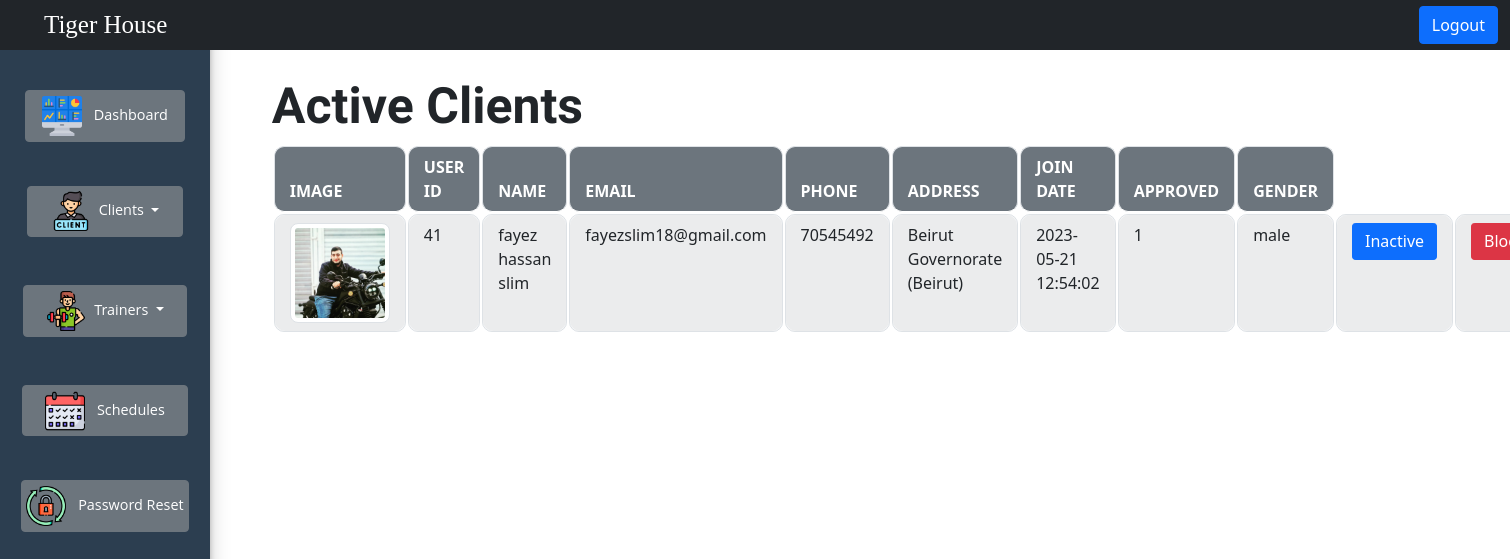
The app's page /adminClientActive.php (signed in) with its own data.
### tables this page shows
CREATE TABLE `client` (
  `client_id` int(11) NOT NULL,
  `name` varchar(255) NOT NULL,
  `email` varchar(255) NOT NULL,
  `password` varchar(255) NOT NULL,
  `phone` varchar(255) NOT NULL,
  `address` varchar(255) NOT NULL,
  `join_date` timestamp NULL DEFAULT NULL,
  `approved` tinyint(1) NOT NULL DEFAULT 0,
  `image` varchar(255) NOT NULL,
  `gender` text NOT NULL,
  `client_dob` date NOT NULL
);

### adminClientActive.php (the view, shortened to what this page needs)
<?php
require_once "connection.php";
?>
<!DOCTYPE html>
<html lang="en">
<head>
    <link rel="stylesheet" href="https://cdnjs.cloudflare.com/ajax/libs/font-awesome/5.15.3/css/all.min.css"
 />
    <link href="https://cdn.jsdelivr.net/npm/bootstrap@5.0.2/dist/css/bootstrap.min.css" rel="stylesheet"
>
    <link rel="stylesheet" href="admin.css">
    <link rel="stylesheet" href="table.css">
</head>
<body>
    <nav class="navbar navbar-expand-lg navbar-dark bg-dark custom-navbar fixed-top">
        <div class="container-fluid">
            <a class="navbar-brand" href="index.php">Tiger House</a>
            <div class="collapse navbar-collapse" id="navbarNav">
                <ul class="navbar-nav ms-auto">
                    <li class="nav-item">
                        <a class="btn btn-primary logout-btn" href="index.php">Logout</a>
                    </li>
                </ul>
            </div>
        </div>
    </nav>
    <div class="wrapper">
        <div class="sidebar">
            <ul>
                <li>
                    <a class="btn btn-secondary btn-dashboard" href="admin.php">
                        <img src="pics/dashboard.png" alt="Dashboard" width="40" height="40" class="me-2">
                        Dashboard
                    </a>
                </li>
                <div class="dropdown"><br>
                    <button class="btn btn-secondary dropdown-toggle btn-clients" type="button"
                        data-bs-toggle="dropdown" aria-expanded="false">
                        <img src="pics/client.png" alt="client" width="40" height="40" class="me-2">Clients
                    </button>
                </div>
                <div class="dropdown"><br><br>
                    <button class="btn btn-secondary dropdown-toggle btn-trainers" type="button"
                        data-bs-toggle="dropdown" aria-expanded="false">
                        <img src="pics/trainer.png" alt="trainer" width="40" height="40" class="me-2">Trainers
                    </button>
                </div>
                <li><br><br>
                    <a class="btn btn-secondary btn-schedules" href="allSchedule.php">
                        <img src="pics/schedule.png" alt="trainer" width="40" height="40" class="me-2">
                        Schedules
                    </a>
                </li>
                <li><br>
                    <a class="btn btn-secondary btn-reset" href="reset_password.php">
                        <img src="pics/reset-password.png" alt="password" width="40" height="40" class="me-2">
                        Password Reset
                    </a>
                </li>
            </ul>
        </div>
        <div class="main-content">
            <h1 class="heading-primary">Active Clients</h1>
            <div class="table-responsive">
                <table class="table table-striped table-bordered">
                    <?php
          $sql = "SELECT * FROM client where approved = 1";
          $result = $conn->query($sql);
          if ($result && mysqli_num_rows($result) > 0) {
            echo "<thead>
           <tr>
               <th>Image</th>
               <th>User ID</th>
               <th>Name</th>
               <th>Email</th>
               <th>Phone</th>
               <th>Address</th>
               <th>Join Date</th>
               <th>Approved</th>
               <th>Gender</th>
           </tr>
         </thead>";
          } else {
            echo "<p class='no-clients'> There is no active clients right now</p>";
          } ?>
                    <tbody>
                        <?php
            foreach ($result as $row) : ?>
                        <tr>
                            <td><img src="<?php echo $row['image']; ?>" alt="" class="img-thumbnail"> </td>
                            <td><?php echo $row['client_id']; ?></td>
                            <td><?php echo $row['name']; ?></td>
                            <td><?php echo $row['email']; ?></td>
                            <td><?php echo $row['phone']; ?></td>
                            <td><?php echo $row['address']; ?></td>
                            <td><?php echo $row['join_date']; ?></td>
                            <td><?php echo $row['approved']; ?></td>
                            <td><?php echo $row['gender']; ?></td>
                            <td>
                                <form method="post" action="inActiveClient.php">
                                    <button type="submit" name="submit" class="btn btn-primary">Inactive</button>
                                </form>
                            </td>
                            <td>
                                <form method="post" action="blockclient.php">
                                    <button type="submit" class="btn btn-danger" name="submit">Block</button>
                                </form>
                            </td>
                        </tr>
                        <?php endforeach; ?>
                    </tbody>
                </table>
            </div>
        </div>
</body>
</html>

### admin.css (style rules this page uses)
body { margin: 0; padding: 0; }
.custom-navbar { height: 50px; }
.wrapper { display: flex; flex-direction: row; }
.sidebar { padding-top: 90px; display: flex; flex-direction: column; justify-content: flex-start; align-items: center; width: 210px; height: 100%; background-color: #2c3e50; color: #ecf0f1; margin-right: 20px; height: 100vh; position: fixed; overflow-y: auto; box-shadow: 0 10px 20px rgba(0, 0, 0, 0.19), 0 6px 6px rgba(0, 0, 0, 0.23); font-family: 'Open Sans', sans-serif; text-align: center; }
ul { list-style: none; margin: 0; padding: 0; }
li { margin-bottom: 20px; }
li a img { display: inline-block; margin-right: 5px; vertical-align: middle; }
a { display: block; padding: 10px; color: #333; text-decoration: none; }
.main-content { padding-top: 5%; margin-left: 18%; }
.navbar-brand { font-family: "Pacifico", cursive; padding-left: 2rem; font-size: 25px; pointer-events: none; cursor: default; text-decoration: none; }
.logout-btn { margin-top: 20px; }
.btn-primary { font-size: 16px; }
.btn-dashboard { font-size: 0.9rem; padding: 0.3rem 1rem; }
.btn-clients, .btn-trainers, .btn-schedules { font-size: 0.9rem; padding: 0.3rem 1.4rem; }
.btn-reset { font-size: 0.9rem; padding: 0.3rem 0.3rem; }

### table.css (style rules this page uses)
:root { --table-border-color: #dee2e6; --table-header-bg: #6c757d; --table-row-hover-bg: #dee2e6; --table-striped-row-bg: #f8f9fa; --animation-speed: 0.3s; --box-shadow-color: rgba(0, 0, 0, 0.2); --table-padding: 8px 15px; }
.img-thumbnail { max-width: 100px; max-height: 100px; border-radius: 8px; }
.table { width: 100%; border-collapse: separate; border-spacing:1; }
.table td, .table th { border: 1px solid var(--table-border-color); border-radius: 10px; padding: var(--table-padding); transition: background-color var(--animation-speed) ease; }
.table thead th { background-color: var(--table-header-bg); color: white; text-transform: uppercase; }
.table-striped tbody tr:nth-of-type(odd) { background-color: var(--table-striped-row-bg); }
.table td .btn { border-top: none; transition: transform var(--animation-speed) ease, box-shadow var(--animation-speed) ease; }
.heading-primary { font-size: 50px; font-weight: bold; font-family: "Bungee Spice", cursive; animation: bounce 1s ease-out 1; }

### records on screen
client: image (picture), client_id "41", name "fayez hassan slim", email "fayezslim18@gmail.com", phone "70545492", address "Beirut Governorate (Beirut)", join_date "2023-05-21 12:54:02", approved "1", gender "male"
